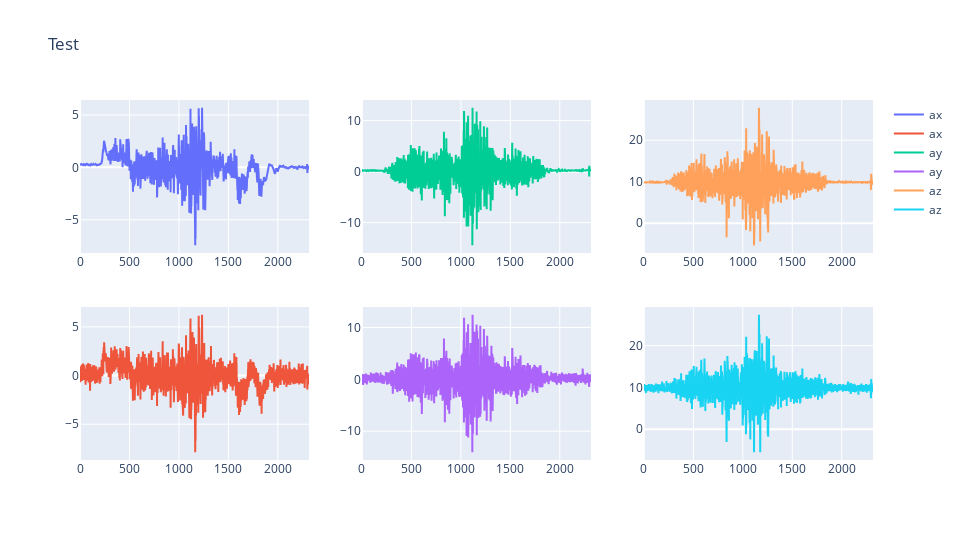

Here is the notebook cell this chart was saved with:
### Markdown cell above
## Noise

### Code cell
noisy_data = data.copy()
noise = np.random.normal(loc=0, scale=0.5, size=noisy_data.shape)
noisy_data = noisy_data + noise

fig = comparaisonGraph(data[["ax", "ay", "az"]], noisy_data[["ax", "ay", "az"]])
fig.show()

### Figure 1 — Plotly figure (JSON) as saved in the notebook; plotly's stock layout.template omitted (floating-point values rounded to 4 significant figures; data arrays with more than 128 entries replaced by an {"elided": "..."} marker saying what was removed)
{"data": [{"name": "ax", "type": "scatter", "x": {"elided": "2317 int values"}, "xaxis": "x", "y": {"elided": "2317 float values"}, "yaxis": "y"}, {"name": "ax", "type": "scatter", "x": {"elided": "2317 int values"}, "xaxis": "x4", "y": {"elided": "2317 float values"}, "yaxis": "y4"}, {"name": "ay", "type": "scatter", "x": {"elided": "2317 int values"}, "xaxis": "x2", "y": {"elided": "2317 float values"}, "yaxis": "y2"}, {"name": "ay", "type": "scatter", "x": {"elided": "2317 int values"}, "xaxis": "x5", "y": {"elided": "2317 float values"}, "yaxis": "y5"}, {"name": "az", "type": "scatter", "x": {"elided": "2317 int values"}, "xaxis": "x3", "y": {"elided": "2317 float values"}, "yaxis": "y3"}, {"name": "az", "type": "scatter", "x": {"elided": "2317 int values"}, "xaxis": "x6", "y": {"elided": "2317 float values"}, "yaxis": "y6"}], "layout": {"height": 540, "title": {"text": "Test"}, "width": 960, "xaxis": {"anchor": "y", "domain": [0, 0.2889]}, "xaxis2": {"anchor": "y2", "domain": [0.3556, 0.6444]}, "xaxis3": {"anchor": "y3", "domain": [0.7111, 1]}, "xaxis4": {"anchor": "y4", "domain": [0, 0.2889]}, "xaxis5": {"anchor": "y5", "domain": [0.3556, 0.6444]}, "xaxis6": {"anchor": "y6", "domain": [0.7111, 1]}, "yaxis": {"anchor": "x", "domain": [0.575, 1]}, "yaxis2": {"anchor": "x2", "domain": [0.575, 1]}, "yaxis3": {"anchor": "x3", "domain": [0.575, 1]}, "yaxis4": {"anchor": "x4", "domain": [0, 0.425]}, "yaxis5": {"anchor": "x5", "domain": [0, 0.425]}, "yaxis6": {"anchor": "x6", "domain": [0, 0.425]}}}
